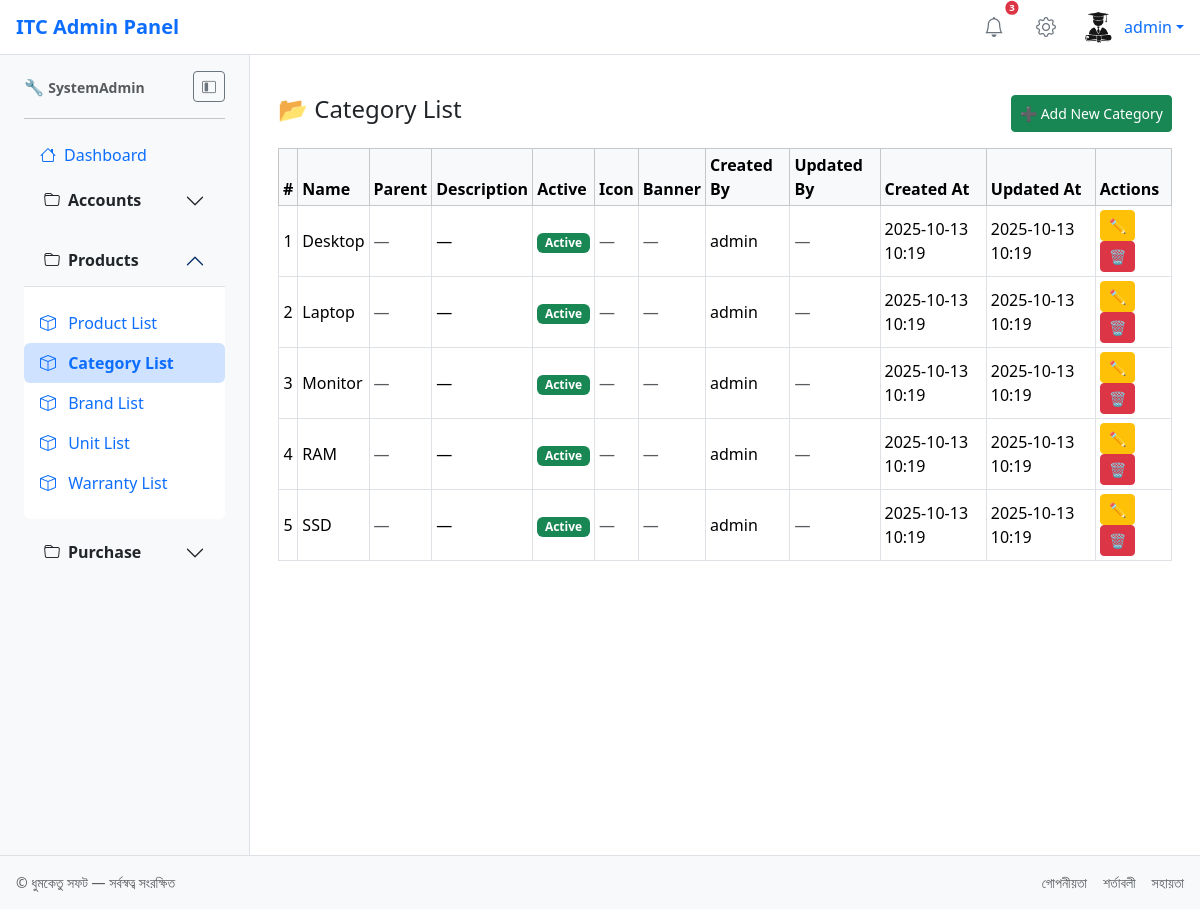
/products/category/ (signed in), run on the app's committed database.
### accounts/models.py (models this page shows, shortened)
class CustomUser(AbstractUser):
    role = models.ForeignKey(Role, on_delete=models.SET_NULL, null=True, blank=True)
    email = models.EmailField(unique=True)
    username = models.CharField(max_length=150, unique=True)
    is_active = models.BooleanField(default=True)
    is_staff = models.BooleanField(default=False)
    is_superuser = models.BooleanField(default=False)
    last_login = models.DateTimeField(auto_now=True)
    date_joined = models.DateTimeField(auto_now_add=True)
    is_protected = models.BooleanField(default=True)  # 🔐 সুরক্ষিত ইউজার

class Role(models.Model):
    name = models.CharField(max_length=50, unique=True)
    is_protected = models.BooleanField(default=False)  # Optional: prevent deletion
    modules = models.ManyToManyField('Module', through='Permission')

class Module(models.Model):
    name = models.CharField(max_length=100)
    label = models.CharField(max_length=100, blank=True, null=True)  # ✅ Add this line
    url_name = models.CharField(max_length=100, unique=True)
    icon = models.CharField(max_length=50, default='bi-circle')
    parent = models.ForeignKey('self', null=True, blank=True, on_delete=models.SET_NULL, related_name='children')
    group = models.ForeignKey(ModuleGroup, on_delete=models.SET_NULL, null=True, related_name='modules')
    actions = models.ManyToManyField('ActionType', related_name='modules')
    order = models.PositiveIntegerField(default=0)
    is_visible = models.BooleanField(default=True)
    is_header = models.BooleanField(default=False)  # Header visibility ✅

class ModuleGroup(models.Model):
    name = models.CharField(max_length=100, unique=True)
    icon = models.CharField(max_length=50, default='bi-folder')
    order = models.PositiveIntegerField(default=0)

### products/models.py (models this page shows, shortened)
class Category(models.Model):
    name = models.CharField(max_length=100)
    code = models.CharField(max_length=10, unique=True, blank=True)  # ✅ Added
    parent = models.ForeignKey('self', null=True, blank=True, on_delete=models.SET_NULL, related_name='subcategories')
    icon = models.ImageField(upload_to='categories/icons/', blank=True, null=True)
    banner = models.ImageField(upload_to='categories/banners/', blank=True, null=True)
    description = models.TextField(blank=True)
    is_active = models.BooleanField(default=True)
    created_at = models.DateTimeField(auto_now_add=True)
    updated_at = models.DateTimeField(auto_now=True)
    created_by = models.ForeignKey('accounts.CustomUser', on_delete=models.SET_NULL, null=True)
    updated_by = models.ForeignKey('accounts.CustomUser', on_delete=models.SET_NULL, null=True, related_name='+')

### products/views.py (the view)
# urls.py: path('category/', category_list, name='category_list'),
@login_required
def category_list(request):
    current_url = request.resolver_match.view_name if request.resolver_match else None
    if not has_permission(request, current_url, 'access'):
        return JsonResponse({'success': False, 'error': 'অনুমতি নেই'})
    categories = Category.objects.all().order_by('name')
    return render(request, 'products/category_list.html', {
        'page_title': 'Category List',
        'categories': categories,
        'can_add': has_permission(request, 'products:category_list', 'create'),
        'can_edit': has_permission(request, 'products:category_list', 'edit'),
        'can_delete': has_permission(request, 'products:category_list', 'delete'),
    })

### accounts/context_processors.py (called while the page is built)
def header_modules(request):
    if not request.user.is_authenticated:
        return {}
    role = getattr(request.user, 'role', None)
    if not role:
        return {}
    access_perms = Permission.objects.filter(role=role, is_allowed=True, action__key='access')
    header_modules = Module.objects.filter(id__in=access_perms.values('module_id'), is_header=True)
    return {'header_modules': header_modules}

def has_permission(request, module_url_name, action_key):
    user = request.user
    role = getattr(user, 'role', None)
    if not role:
        return False
    try:
        module = Module.objects.get(url_name=module_url_name)
        action = ActionType.objects.get(key=action_key)
        perm = Permission.objects.get(role=role, module=module, action=action)
        return perm.is_allowed
    except:
        return False

### products/templates/products/category_list.html (shortened to what this page needs)
{% extends 'accounts/base.html' %}
{% load static %}
{% block content %}
<div class="container-fluid py-3">
  <div class="d-flex justify-content-between mb-3">
    <h4>📂 Category List</h4>
    {% if can_add %}
      <button class="btn btn-success btn-sm" data-bs-toggle="modal" data-bs-target="#categoryModal"
              onclick="clearCategoryForm()">➕ Add New Category</button>
    {% endif %}
  </div>
  <table class="table table-bordered table-hover table-sm align-middle">
    <thead class="table-light">
      <tr>
        <th>#</th>
        <th>Name</th>
        <th>Parent</th>
        <th>Description</th>
        <th>Active</th>
        <th>Icon</th>
        <th>Banner</th>
        <th>Created By</th>
        <th>Updated By</th>
        <th>Created At</th>
        <th>Updated At</th>
        <th>Actions</th>
      </tr>
    </thead>
    <tbody>
      {% for cat in categories %}
        <tr>
          <td class="text-center">{{ forloop.counter }}</td>
          <td>{{ cat.name }}</td>
          <td>
            {% if cat.parent %}
              <span class="text-primary">{{ cat.parent.name }}</span>
            {% else %}
              <span class="text-muted">—</span>
            {% endif %}
          </td>
          <td>{{ cat.description|default:"—" }}</td>
          <td>
            <span class="badge {{ cat.is_active|yesno:'bg-success,bg-secondary' }}">
              {{ cat.is_active|yesno:'Active,Inactive' }}
            </span>
          </td>
          <td>
            {% if cat.icon %}
              <img src="{{ cat.icon.url }}" alt="icon" style="height:30px;">
            {% else %}
              <span class="text-muted">—</span>
            {% endif %}
          </td>
          <td>
            {% if cat.banner %}
              <img src="{{ cat.banner.url }}" alt="banner" style="height:30px;">
            {% else %}
              <span class="text-muted">—</span>
            {% endif %}
          </td>
          <td>
            {% if cat.created_by %}
              {{ cat.created_by.get_full_name|default:cat.created_by.username }}
            {% else %}
              <span class="text-muted">—</span>
            {% endif %}
          </td>
          <td>
            {% if cat.updated_by %}
              {{ cat.updated_by.get_full_name|default:cat.updated_by.username }}
            {% else %}
              <span class="text-muted">—</span>
            {% endif %}
          </td>
          <td>{{ cat.created_at|date:"Y-m-d H:i" }}</td>
          <td>{{ cat.updated_at|date:"Y-m-d H:i" }}</td>
          <td>
            {% if can_edit %}
              <button class="btn btn-warning btn-sm edit-category-btn"
                      data-id="{{ cat.id }}">
                ✏️
              </button>
            {% endif %}
            {% if can_delete %}
              <button class="btn btn-danger btn-sm delete-category-btn"
                      data-id="{{ cat.id }}" data-name="{{ cat.name|escapejs }}">
                🗑️
              </button>
            {% endif %}
          </td>
        </tr>
      {% empty %}
        <tr>
          <td colspan="12" class="text-center text-muted">❌ No categories found</td>
        </tr>
      {% endfor %}
    </tbody>
  </table>
</div>
<div class="position-fixed bottom-0 end-0 p-3" style="z-index: 1055">
</div>
{% endblock %}

### accounts/templates/accounts/partials/header.html (shortened to what this page needs)
{% load static %}
<header class="navbar navbar-light bg-white border-bottom px-3 d-flex justify-content-between align-items-center">
  <span class="fw-bold text-primary fs-5">ITC Admin Panel</span>
  <div class="d-flex align-items-center gap-3">
    <button class="btn btn-sm btn-light position-relative">
      <i class="bi bi-bell fs-5 text-secondary"></i>
      <span class="position-absolute top-0 start-100 translate-middle badge rounded-pill bg-danger">
        3
      </span>
    </button>
    <button class="btn btn-sm btn-light">
      <i class="bi bi-gear fs-5 text-secondary"></i>
    </button>
    <div class="dropdown">
      <a class="d-flex align-items-center text-decoration-none dropdown-toggle" href="#" role="button" data-bs-toggle="dropdown">
        {% if user_profile_image %}
          <img src="{{ user_profile_image }}" class="rounded-circle me-2" style="width:36px; height:36px;">
        {% else %}
          <img src="{% static 'profile_images/default_profile.png' %}" class="rounded-circle me-2" style="width:36px; height:36px;">
        {% endif %}
        <span>{{ request.user.username }}</span>
      </a>
    </div>
  </div>
</header>

### accounts/templates/accounts/partials/sidebar.html (shortened to what this page needs)
<aside id="sidebar" class="sidebar bg-light border-end px-2">
  <div class="p-3">
    <div class="d-flex justify-content-between align-items-center mb-3">
      <span class="fs-6 fw-bold text-primary sidebar-title">
        🔧 <small class="text-muted">{{ user_role }}</small>
      </span>
      <button id="sidebarToggle" class="btn btn-sm btn-outline-secondary">
        <i class="bi bi-layout-sidebar-inset"></i>
      </button>
    </div>
    <hr class="w-100">
    <ul class="nav flex-column">
      {% for group in sidebar_groups %}
        {% if group.modules|length > 1 %}
          <div class="accordion mb-2" id="accordion{{ forloop.counter }}">
            <div class="accordion-item border-0">
              <h2 class="accordion-header">
                <button class="accordion-button {% if group.active %} {% else %}collapsed{% endif %} fw-bold bg-light text-dark d-flex align-items-center"
                        type="button" data-bs-toggle="collapse" data-bs-target="#collapse{{ forloop.counter }}">
                  <i class="{{ group.icon }} me-2"></i>
                  <span class="sidebar-text">{{ group.name }}</span>
                </button>
              </h2>
              <div id="collapse{{ forloop.counter }}" class="accordion-collapse collapse {% if group.active %}show{% endif %}">
                <div class="accordion-body px-0">
                  <ul class="nav flex-column">
                    {% for module in group.modules %}
                      <li class="nav-item w-100">
                        <a href="{{ module.url }}" class="nav-link
                            {% if module.is_active %}
                              active fw-bold bg-primary-subtle text-primary
                            {% endif %}">
                          <i class="{{ module.icon }} me-2"></i>
                          <span class="sidebar-text">{{ module.name }}</span>
                        </a>
                      </li>
                    {% endfor %}
                  </ul>
                </div>
              </div>
            </div>
          </div>
        {% else %}
          {% for module in group.modules %}
            <li class="nav-item w-100">
              <a href="{{ module.url }}" class="nav-link d-flex align-items-center
                  " data-bs-toggle="tooltip" title="{{ module.name }}">
                <i class="{{ module.icon }} me-2"></i>
                <span class="sidebar-text">{{ module.name }}</span>
              </a>
            </li>
          {% endfor %}
        {% endif %}
      {% endfor %}
    </ul>
  </div>
</aside>

### accounts/templates/accounts/base.html (style rules this page uses)
html, body { height: 100%; margin: 0; }
@media (min-width: 768px) { body { font-size: 1rem; } }
header .btn-light { background-color: transparent; border: none; }
header .badge { font-size: 0.6rem; padding: 0.25em 0.4em; }
.sidebar { width: 250px; transition: width 0.3s ease; min-height: 100vh; background-color: #f8f9fa; position: sticky; top: 0; z-index: 1000; }
.sidebar .nav-link.active { background-color: var(--bs-primary-subtle); color: var(--bs-primary); font-weight: bold; border-radius: 0.375rem; }
li.nav-item.w-100 { list-style-type: none; }

### data on the page
CustomUser: user.username "admin"
Role: name "SystemAdmin"
Module: name "Dashboard"
ModuleGroup: name "Accounts"
ModuleGroup: name "Products"
Module: name "Product List"
Module: name "Category List"
Module: name "Brand List"
Module: name "Unit List"
Module: name "Warranty List"
ModuleGroup: name "Purchase"
Category: name "Desktop", description "—", is_active "Active", created_by.get_full_name "admin", created_at "2025-10-13 10:19", updated_at "2025-10-13 10:19"
Category: name "Laptop", description "—", is_active "Active", created_by.get_full_name "admin", created_at "2025-10-13 10:19", updated_at "2025-10-13 10:19"
Category: name "Monitor", description "—", is_active "Active", created_by.get_full_name "admin", created_at "2025-10-13 10:19", updated_at "2025-10-13 10:19"
Category: name "RAM", description "—", is_active "Active", created_by.get_full_name "admin", created_at "2025-10-13 10:19", updated_at "2025-10-13 10:19"
Category: name "SSD", description "—", is_active "Active", created_by.get_full_name "admin", created_at "2025-10-13 10:19", updated_at "2025-10-13 10:19"
